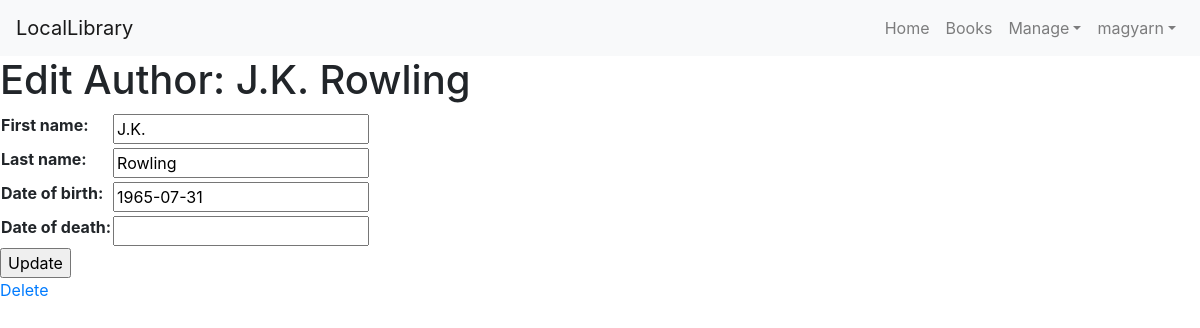
Screenshot of /catalog/author/1/update/ (signed in) with the database file from the repository.
### catalog/models.py (models this page shows, shortened)
class Author(models.Model):
  first_name = models.CharField(max_length=100)
  last_name = models.CharField(max_length=100)
  date_of_birth = models.DateField(null=True, blank=True)
  date_of_death = models.DateField(null=True, blank=True)
  class Meta:
    ordering = ['last_name', 'first_name']
    permissions = (
      ('can_add_author', 'Add author'),
      ('can_edit_author', 'Edit author'),
      ('can_delete_author', 'Delete author'),
    )

### catalog/views.py (the view)
# urls.py: path('author/<int:pk>/update/', views.AuthorUpdateView.as_view(), name='author-update'),
class AuthorUpdateView(PermissionRequiredMixin, UpdateView):
  permission_required = 'catalog.change_author'
  model = Author
  fields = '__all__'

### catalog/templates/catalog/author_form.html (shortened to what this page needs)
{% extends 'base.html' %}
{% block content %}
{% if form.instance.pk %}
<h1>Edit Author: {{ form.instance.first_name }} {{ form.instance.last_name }}</h1>
{% else %}
<h1>New Author</h1>
{% endif %}
<form action="" method="post">
  <table>
    {{ form.as_table }}
  </table>
  {% if form.instance.pk %}
  <input type="submit" value="Update">
  {% else %}
  <input type="submit" value="Submit">
  {% endif %}
</form>
{% if form.instance.pk and perms.catalog.is_librarian %}
<p><a href="{% url 'catalog:author-delete' pk=form.instance.pk %}">Delete</a></p>
{% endif %}
{% endblock %}

### catalog/templates/base.html (shortened to what this page needs)
{% load pipeline %}
<!DOCTYPE html>
<html lang="en">
<head>
  <link rel="stylesheet" href="https://stackpath.bootstrapcdn.com/bootstrap/4.1.3/css/bootstrap.min.css"
>
</head>
<body>
  <nav class="container-fluid navbar navbar-expand-md navbar-light bg-light">
    <a class="navbar-brand" href="{% url 'catalog:index' %}">LocalLibrary</a>
    <div class="collapse navbar-collapse" id="navbarSupportedContent">
      <ul class="navbar-nav ml-auto">
        <li class="nav-item"><a class="nav-link" href="{% url 'catalog:index' %}">Home</a></li>
        <li class="nav-item"><a class="nav-link" href="{% url 'catalog:book-list' %}">Books</a></li>
        {% if perms.catalog.is_librarian %}
        <li class="nav-item dropdown">
          <a class="nav-link dropdown-toggle" data-toggle="dropdown" href="#" role="#" aria-haspopup="true"
            aria-expanded="false">Manage</a>
        </li>
        {% endif %}
        {% if user.is_authenticated %}
        <li class="nav-item dropdown">
          <a class="nav-link dropdown-toggle" data-toggle="dropdown" href="#" role="#" aria-haspopup="true" aria-expanded="false">{{ user.username }}</a>
        </li>
        {% else %}
        <li class="nav-item"><a class="nav-link" href="{% url 'login'%}?next={{request.path}}">Login</a></li>
        {% endif %}
      </ul>
    </div>
  </nav>
  <div>
    {% block content %}{% endblock %}
  </div>
</body>
</html>

### rows the page displays
Author: instance.first_name "J.K.", instance.last_name "Rowling", first_name "J.K.", last_name "Rowling", date_of_birth "1965-07-31"

### other values shown
{{ user.username }} "magyarn"
